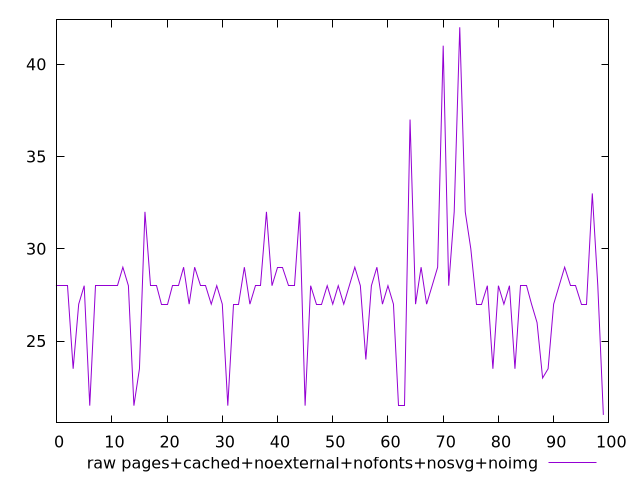

This chart was generated by the following gnuplot code:
$_rawPagesCachedNoexternalNofontsNosvgNoimg <<EOF
28
28
28
23.5
27
28
21.5
28
28
28
28
28
29
28
21.5
23.5
32
28
28
27
27
28
28
29
27
29
28
28
27
28
27
21.5
27
27
29
27
28
28
32
28
29
29
28
28
32
21.5
28
27
27
28
27
28
27
28
29
28
24
28
29
27
28
27
21.5
21.5
37
27
29
27
28
29
41
28
32
42
32
30
27
27
28
23.5
28
27
28
23.5
28
28
27
26
23
23.5
27
28
29
28
28
27
27
33
28
21
EOF
set key outside below
set terminal pngcairo
set output "report_00004_2020-11-02T20-21-41.718Z/max-potential-fid/pages+cached+noexternal+nofonts+nosvg+noimg//raw.png"
set yrange [20.58:42.42]
plot $_rawPagesCachedNoexternalNofontsNosvgNoimg title "raw pages+cached+noexternal+nofonts+nosvg+noimg" with line ,
